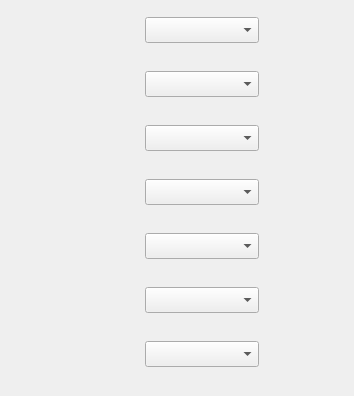
        <widget class="QWidget" name="selfPage">
         <layout class="QHBoxLayout" name="horizontalLayout_10">
          <property name="spacing">
           <number>15</number>
          </property>
          <property name="leftMargin">
           <number>0</number>
          </property>
          <property name="rightMargin">
           <number>0</number>
          </property>
          <item>
           <widget class="QWidget" name="seqWidget" native="true">
            <property name="minimumSize">
             <size>
              <width>0</width>
              <height>0</height>
             </size>
            </property>
            <property name="maximumSize">
             <size>
              <width>16777215</width>
              <height>16777215</height>
             </size>
            </property>
            <layout class="QVBoxLayout" name="verticalLayout_2">
             <property name="spacing">
              <number>0</number>
             </property>
             <property name="leftMargin">
              <number>0</number>
             </property>
             <property name="topMargin">
              <number>0</number>
             </property>
             <property name="rightMargin">
              <number>0</number>
             </property>
             <property name="bottomMargin">
              <number>0</number>
             </property>
             <item>
              <widget class="QWidget" name="widget_2" native="true">
               <property name="minimumSize">
                <size>
                 <width>0</width>
                 <height>39</height>
                </size>
               </property>
               <property name="maximumSize">
                <size>
                 <width>16777215</width>
                 <height>39</height>
                </size>
               </property>
               <layout class="QHBoxLayout" name="horizontalLayout_3">
                <property name="spacing">
                 <number>15</number>
                </property>
                <property name="leftMargin">
                 <number>0</number>
                </property>
                <property name="topMargin">
                 <number>0</number>
                </property>
                <property name="rightMargin">
                 <number>0</number>
                </property>
                <property name="bottomMargin">
                 <number>0</number>
                </property>
                <item>
                 <widget class="AngKOperationTag" name="seqWidget_1" native="true">
                  <property name="minimumSize">
                   <size>
                    <width>130</width>
                    <height>39</height>
                   </size>
                  </property>
                  <property name="maximumSize">
                   <size>
                    <width>130</width>
                    <height>39</height>
                   </size>
                  </property>
                 </widget>
                </item>
                <item>
                 <widget class="QComboBox" name="seqComboBox_1">
                  <property name="minimumSize">
                   <size>
                    <width>114</width>
                    <height>26</height>
                   </size>
                  </property>
                 </widget>
                </item>
               </layout>
              </widget>
             </item>
             <item>
              <widget class="QWidget" name="horizontalWidget" native="true">
               <property name="minimumSize">
                <size>
                 <width>0</width>
                 <height>15</height>
                </size>
               </property>
               <property name="maximumSize">
                <size>
                 <width>16777215</width>
                 <height>15</height>
                </size>
               </property>
               <layout class="QHBoxLayout" name="horizontalLayout_11">
                <property name="spacing">
                 <number>15</number>
                </property>
                <property name="leftMargin">
                 <number>0</number>
                </property>
                <property name="topMargin">
                 <number>0</number>
                </property>
                <property name="rightMargin">
                 <number>0</number>
                </property>
                <property name="bottomMargin">
                 <number>0</number>
                </property>
                <item>
                 <widget class="QLabel" name="label">
                  <property name="minimumSize">
                   <size>
                    <width>150</width>
                    <height>10</height>
                   </size>
                  </property>
                  <property name="maximumSize">
                   <size>
                    <width>150</width>
                    <height>10</height>
                   </size>
                  </property>
                  <property name="text">
                   <string/>
                  </property>
                  <property name="alignment">
                   <set>Qt::AlignCenter</set>
                  </property>
                 </widget>
                </item>
                <item>
                 <spacer name="horizontalSpacer">
                  <property name="orientation">
                   <enum>Qt::Horizontal</enum>
                  </property>
                  <property name="sizeHint" stdset="0">
                   <size>
                    <width>40</width>
                    <height>20</height>
                   </size>
                  </property>
                 </spacer>
                </item>
               </layout>
              </widget>
             </item>
             <item>
              <widget class="QWidget" name="widget_5" native="true">
               <property name="minimumSize">
                <size>
                 <width>0</width>
                 <height>39</height>
                </size>
               </property>
               <property name="maximumSize">
                <size>
                 <width>16777215</width>
                 <height>39</height>
                </size>
               </property>
               <layout class="QHBoxLayout" name="horizontalLayout_4">
                <property name="spacing">
                 <number>15</number>
                </property>
                <property name="leftMargin">
                 <number>0</number>
                </property>
                <property name="topMargin">
                 <number>0</number>
                </property>
                <property name="rightMargin">
                 <number>0</number>
                </property>
                <property name="bottomMargin">
                 <number>0</number>
                </property>
                <item>
                 <widget class="AngKOperationTag" name="seqWidget_2" native="true">
                  <property name="minimumSize">
                   <size>
                    <width>130</width>
                    <height>39</height>
                   </size>
                  </property>
                  <property name="maximumSize">
                   <size>
                    <width>130</width>
                    <height>39</height>
                   </size>
                  </property>
                 </widget>
                </item>
                <item>
                 <widget class="QComboBox" name="seqComboBox_2">
                  <property name="minimumSize">
                   <size>
                    <width>114</width>
                    <height>26</height>
                   </size>
                  </property>
                 </widget>
                </item>
               </layout>
              </widget>
             </item>
             <item>
              <widget class="QWidget" name="horizontalWidget_2" native="true">
               <property name="minimumSize">
                <size>
                 <width>0</width>
                 <height>15</height>
                </size>
               </property>
               <property name="maximumSize">
                <size>
                 <width>16777215</width>
                 <height>15</height>
                </size>
               </property>
               <layout class="QHBoxLayout" name="horizontalLayout_12">
                <property name="spacing">
                 <number>15</number>
                </property>
                <property name="leftMargin">
                 <number>0</number>
                </property>
                <property name="topMargin">
                 <number>0</number>
                </property>
                <property name="rightMargin">
                 <number>0</number>
                </property>
                <property name="bottomMargin">
                 <number>0</number>
                </property>
                <item>
                 <widget class="QLabel" name="label_2">
                  <property name="minimumSize">
                   <size>
                    <width>150</width>
                    <height>10</height>
                   </size>
                  </property>
                  <property name="maximumSize">
                   <size>
                    <width>150</width>
                    <height>10</height>
                   </size>
                  </property>
                  <property name="text">
                   <string/>
                  </property>
                  <property name="alignment">
                   <set>Qt::AlignCenter</set>
                  </property>
                 </widget>
                </item>
                <item>
                 <spacer name="horizontalSpacer_2">
                  <property name="orientation">
                   <enum>Qt::Horizontal</enum>
                  </property>
                  <property name="sizeHint" stdset="0">
                   <size>
                    <width>40</width>
                    <height>20</height>
                   </size>
                  </property>
                 </spacer>
                </item>
               </layout>
              </widget>
             </item>
             <item>
              <widget class="QWidget" name="widget_7" native="true">
               <property name="minimumSize">
                <size>
                 <width>0</width>
                 <height>39</height>
                </size>
               </property>
               <property name="maximumSize">
                <size>
                 <width>16777215</width>
                 <height>39</height>
                </size>
               </property>
               <layout class="QHBoxLayout" name="horizontalLayout_5">
                <property name="spacing">
                 <number>15</number>
                </property>
                <property name="leftMargin">
                 <number>0</number>
                </property>
                <property name="topMargin">
                 <number>0</number>
                </property>
                <property name="rightMargin">
                 <number>0</number>
                </property>
                <property name="bottomMargin">
                 <number>0</number>
                </property>
                <item>
                 <widget class="AngKOperationTag" name="seqWidget_3" native="true">
                  <property name="minimumSize">
                   <size>
                    <width>130</width>
                    <height>39</height>
                   </size>
                  </property>
                  <property name="maximumSize">
                   <size>
                    <width>130</width>
                    <height>39</height>
                   </size>
                  </property>
                 </widget>
                </item>
                <item>
                 <widget class="QComboBox" name="seqComboBox_3">
                  <property name="minimumSize">
                   <size>
                    <width>114</width>
                    <height>26</height>
                   </size>
                  </property>
                 </widget>
                </item>
               </layout>
              </widget>
             </item>
             <item>
              <widget class="QWidget" name="horizontalWidget_3" native="true">
               <property name="minimumSize">
                <size>
                 <width>0</width>
                 <height>15</height>
                </size>
               </property>
               <property name="maximumSize">
                <size>
                 <width>16777215</width>
                 <height>15</height>
                </size>
               </property>
               <layout class="QHBoxLayout" name="horizontalLayout_13">
                <property name="spacing">
                 <number>15</number>
                </property>
                <property name="leftMargin">
                 <number>0</number>
                </property>
                <property name="topMargin">
                 <number>0</number>
                </property>
                <property name="rightMargin">
                 <number>0</number>
                </property>
                <property name="bottomMargin">
                 <number>0</number>
                </property>
                <item>
                 <widget class="QLabel" name="label_3">
                  <property name="minimumSize">
                   <size>
                    <width>150</width>
                    <height>10</height>
                   </size>
                  </property>
                  <property name="maximumSize">
                   <size>
                    <width>150</width>
                    <height>10</height>
                   </size>
                  </property>
                  <property name="text">
                   <string/>
                  </property>
                  <property name="alignment">
                   <set>Qt::AlignCenter</set>
                  </property>
                 </widget>
                </item>
                <item>
                 <spacer name="horizontalSpacer_3">
                  <property name="orientation">
                   <enum>Qt::Horizontal</enum>
                  </property>
                  <property name="sizeHint" stdset="0">
                   <size>
                    <width>40</width>
                    <height>20</height>
                   </size>
                  </property>
                 </spacer>
                </item>
               </layout>
              </widget>
             </item>
             <item>
              <widget class="QWidget" name="widget_9" native="true">
               <property name="minimumSize">
                <size>
                 <width>0</width>
                 <height>39</height>
                </size>
               </property>
               <property name="maximumSize">
                <size>
                 <width>16777215</width>
                 <height>39</height>
                </size>
               </property>
               <layout class="QHBoxLayout" name="horizontalLayout_6">
                <property name="spacing">
                 <number>15</number>
                </property>
                <property name="leftMargin">
                 <number>0</number>
                </property>
                <property name="topMargin">
                 <number>0</number>
                </property>
                <property name="rightMargin">
                 <number>0</number>
                </property>
                <property name="bottomMargin">
                 <number>0</number>
                </property>
                <item>
                 <widget class="AngKOperationTag" name="seqWidget_4" native="true">
                  <property name="minimumSize">
                   <size>
                    <width>130</width>
                    <height>39</height>
                   </size>
                  </property>
                  <property name="maximumSize">
                   <size>
                    <width>130</width>
                    <height>39</height>
                   </size>
                  </property>
                 </widget>
                </item>
                <item>
                 <widget class="QComboBox" name="seqComboBox_4">
                  <property name="minimumSize">
                   <size>
                    <width>114</width>
                    <height>26</height>
                   </size>
                  </property>
                 </widget>
                </item>
               </layout>
              </widget>
             </item>
             <item>
              <widget class="QWidget" name="horizontalWidget_4" native="true">
               <property name="minimumSize">
                <size>
                 <width>0</width>
                 <height>15</height>
                </size>
               </property>
               <property name="maximumSize">
                <size>
                 <width>16777215</width>
                 <height>15</height>
                </size>
               </property>
               <layout class="QHBoxLayout" name="horizontalLayout_14">
                <property name="spacing">
                 <number>15</number>
                </property>
                <property name="leftMargin">
                 <number>0</number>
                </property>
                <property name="topMargin">
                 <number>0</number>
                </property>
                <property name="rightMargin">
                 <number>0</number>
                </property>
                <property name="bottomMargin">
                 <number>0</number>
                </property>
                <item>
                 <widget class="QLabel" name="label_4">
                  <property name="minimumSize">
                   <size>
                    <width>150</width>
                    <height>10</height>
                   </size>
                  </property>
                  <property name="maximumSize">
                   <size>
                    <width>150</width>
                    <height>10</height>
                   </size>
                  </property>
                  <property name="text">
                   <string/>
                  </property>
                  <property name="alignment">
                   <set>Qt::AlignCenter</set>
                  </property>
                 </widget>
                </item>
                <item>
                 <spacer name="horizontalSpacer_4">
                  <property name="orientation">
                   <enum>Qt::Horizontal</enum>
                  </property>
                  <property name="sizeHint" stdset="0">
                   <size>
                    <width>40</width>
                    <height>20</height>
                   </size>
                  </property>
                 </spacer>
                </item>
               </layout>
              </widget>
             </item>
             <item>
              <widget class="QWidget" name="widget_11" native="true">
               <property name="minimumSize">
                <size>
                 <width>0</width>
                 <height>39</height>
                </size>
               </property>
               <property name="maximumSize">
                <size>
                 <width>16777215</width>
                 <height>39</height>
                </size>
               </property>
               <layout class="QHBoxLayout" name="horizontalLayout_7">
                <property name="spacing">
                 <number>15</number>
                </property>
                <property name="leftMargin">
                 <number>0</number>
                </property>
                <property name="topMargin">
                 <number>0</number>
                </property>
                <property name="rightMargin">
                 <number>0</number>
                </property>
                <property name="bottomMargin">
                 <number>0</number>
                </property>
                <item>
                 <widget class="AngKOperationTag" name="seqWidget_5" native="true">
                  <property name="minimumSize">
                   <size>
                    <width>130</width>
                    <height>39</height>
                   </size>
                  </property>
                  <property name="maximumSize">
                   <size>
                    <width>130</width>
                    <height>39</height>
                   </size>
                  </property>
                 </widget>
                </item>
                <item>
                 <widget class="QComboBox" name="seqComboBox_5">
                  <property name="minimumSize">
                   <size>
                    <width>114</width>
                    <height>26</height>
                   </size>
                  </property>
                 </widget>
                </item>
               </layout>
              </widget>
             </item>
             <item>
              <widget class="QWidget" name="horizontalWidget_5" native="true">
               <property name="minimumSize">
                <size>
                 <width>0</width>
                 <height>15</height>
                </size>
               </property>
               <property name="maximumSize">
                <size>
                 <width>16777215</width>
                 <height>15</height>
                </size>
               </property>
               <layout class="QHBoxLayout" name="horizontalLayout_15">
                <property name="spacing">
                 <number>15</number>
                </property>
                <property name="leftMargin">
                 <number>0</number>
                </property>
                <property name="topMargin">
                 <number>0</number>
                </property>
                <property name="rightMargin">
                 <number>0</number>
                </property>
                <property name="bottomMargin">
                 <number>0</number>
                </property>
                <item>
                 <widget class="QLabel" name="label_5">
                  <property name="minimumSize">
                   <size>
                    <width>150</width>
                    <height>10</height>
                   </size>
                  </property>
                  <property name="maximumSize">
                   <size>
                    <width>150</width>
                    <height>10</height>
                   </size>
                  </property>
                  <property name="text">
                   <string/>
                  </property>
                  <property name="alignment">
                   <set>Qt::AlignCenter</set>
                  </property>
                 </widget>
                </item>
                <item>
                 <spacer name="horizontalSpacer_5">
                  <property name="orientation">
                   <enum>Qt::Horizontal</enum>
                  </property>
                  <property name="sizeHint" stdset="0">
                   <size>
                    <width>40</width>
                    <height>20</height>
                   </size>
                  </property>
                 </spacer>
                </item>
               </layout>
              </widget>
             </item>
             <item>
              <widget class="QWidget" name="widget_13" native="true">
               <property name="minimumSize">
                <size>
                 <width>0</width>
                 <height>39</height>
                </size>
               </property>
               <property name="maximumSize">
                <size>
                 <width>16777215</width>
                 <height>39</height>
                </size>
               </property>
               <layout class="QHBoxLayout" name="horizontalLayout_8">
                <property name="spacing">
                 <number>15</number>
                </property>
                <property name="leftMargin">
                 <number>0</number>
                </property>
                <property name="topMargin">
                 <number>0</number>
                </property>
                <property name="rightMargin">
                 <number>0</number>
                </property>
                <property name="bottomMargin">
                 <number>0</number>
                </property>
                <item>
                 <widget class="AngKOperationTag" name="seqWidget_6" native="true">
                  <property name="minimumSize">
                   <size>
                    <width>130</width>
                    <height>39</height>
                   </size>
                  </property>
                  <property name="maximumSize">
                   <size>
                    <width>130</width>
                    <height>39</height>
                   </size>
                  </property>
                 </widget>
                </item>
                <item>
                 <widget class="QComboBox" name="seqComboBox_6">
                  <property name="minimumSize">
                   <size>
                    <width>114</width>
                    <height>26</height>
                   </size>
                  </property>
                 </widget>
                </item>
               </layout>
              </widget>
             </item>
             <item>
              <widget class="QWidget" name="horizontalWidget_6" native="true">
               <property name="minimumSize">
                <size>
                 <width>0</width>
                 <height>15</height>
                </size>
               </property>
               <property name="maximumSize">
                <size>
                 <width>16777215</width>
                 <height>15</height>
                </size>
               </property>
               <layout class="QHBoxLayout" name="horizontalLayout_16">
                <property name="spacing">
                 <number>15</number>
                </property>
                <property name="leftMargin">
                 <number>0</number>
                </property>
                <property name="topMargin">
                 <number>0</number>
                </property>
                <property name="rightMargin">
                 <number>0</number>
                </property>
                <property name="bottomMargin">
                 <number>0</number>
                </property>
                <item>
                 <widget class="QLabel" name="label_6">
                  <property name="minimumSize">
                   <size>
                    <width>150</width>
                    <height>10</height>
                   </size>
                  </property>
                  <property name="maximumSize">
                   <size>
                    <width>150</width>
                    <height>10</height>
                   </size>
                  </property>
                  <property name="text">
                   <string/>
                  </property>
                  <property name="alignment">
                   <set>Qt::AlignCenter</set>
                  </property>
                 </widget>
                </item>
                <item>
                 <spacer name="horizontalSpacer_6">
                  <property name="orientation">
                   <enum>Qt::Horizontal</enum>
                  </property>
                  <property name="sizeHint" stdset="0">
                   <size>
                    <width>40</width>
                    <height>20</height>
                   </size>
                  </property>
                 </spacer>
                </item>
               </layout>
              </widget>
             </item>
             <item>
              <widget class="QWidget" name="widget_15" native="true">
               <property name="minimumSize">
                <size>
                 <width>0</width>
                 <height>39</height>
                </size>
               </property>
               <property name="maximumSize">
                <size>
                 <width>16777215</width>
                 <height>39</height>
                </size>
               </property>
               <layout class="QHBoxLayout" name="horizontalLayout_9">
                <property name="spacing">
                 <number>15</number>
                </property>
                <property name="leftMargin">
                 <number>0</number>
                </property>
                <property name="topMargin">
                 <number>0</number>
                </property>
                <property name="rightMargin">
                 <number>0</number>
                </property>
                <property name="bottomMargin">
                 <number>0</number>
                </property>
                <item>
                 <widget class="AngKOperationTag" name="seqWidget_7" native="true">
                  <property name="minimumSize">
                   <size>
                    <width>130</width>
                    <height>39</height>
                   </size>
                  </property>
                  <property name="maximumSize">
                   <size>
                    <width>130</width>
                    <height>39</height>
                   </size>
                  </property>
                 </widget>
                </item>
                <item>
                 <widget class="QComboBox" name="seqComboBox_7">
                  <property name="minimumSize">
                   <size>
                    <width>114</width>
                    <height>26</height>
                   </size>
                  </property>
                 </widget>
                </item>
               </layout>
              </widget>
             </item>
            </layout>
           </widget>
          </item>
          <item>
           <widget class="QWidget" name="tagWidget" native="true">
            <property name="minimumSize">
             <size>
              <width>0</width>
              <height>0</height>
             </size>
            </property>
            <property name="maximumSize">
             <size>
              <width>111</width>
              <height>16777215</height>
             </size>
            </property>
            <layout class="QVBoxLayout" name="verticalLayout">
             <property name="spacing">
              <number>22</number>
             </property>
             <property name="leftMargin">
              <number>0</number>
             </property>
             <property name="topMargin">
              <number>15</number>
             </property>
             <property name="rightMargin">
              <number>0</number>
             </property>
             <property name="bottomMargin">
              <number>15</number>
             </property>
             <item>
              <widget class="AngKOperationTag" name="eraseTag" native="true">
               <property name="minimumSize">
                <size>
                 <width>80</width>
                 <height>39</height>
                </size>
               </property>
               <property name="maximumSize">
                <size>
                 <width>16777215</width>
                 <height>39</height>
                </size>
               </property>
              </widget>
             </item>
             <item>
              <widget class="AngKOperationTag" name="blankTag" native="true">
               <property name="minimumSize">
                <size>
                 <width>80</width>
                 <height>39</height>
                </size>
               </property>
               <property name="maximumSize">
                <size>
                 <width>16777215</width>
                 <height>39</height>
                </size>
               </property>
              </widget>
             </item>
             <item>
              <widget class="AngKOperationTag" name="programTag" native="true">
               <property name="minimumSize">
                <size>
                 <width>80</width>
                 <height>39</height>
                </size>
               </property>
               <property name="maximumSize">
                <size>
                 <width>16777215</width>
                 <height>39</height>
                </size>
               </property>
              </widget>
             </item>
             <item>
              <widget class="AngKOperationTag" name="verifyTag" native="true">
               <property name="minimumSize">
                <size>
                 <width>80</width>
                 <height>39</height>
                </size>
               </property>
               <property name="maximumSize">
                <size>
                 <width>16777215</width>
                 <height>39</height>
                </size>
               </property>
              </widget>
             </item>
             <item>
              <widget class="AngKOperationTag" name="secureTag" native="true">
               <property name="minimumSize">
                <size>
                 <width>80</width>
                 <height>39</height>
                </size>
               </property>
               <property name="maximumSize">
                <size>
                 <width>16777215</width>
                 <height>39</height>
                </size>
               </property>
              </widget>
             </item>
             <item>
              <widget class="AngKOperationTag" name="readTag" native="true">
               <property name="minimumSize">
                <size>
                 <width>80</width>
                 <height>39</height>
                </size>
               </property>
               <property name="maximumSize">
                <size>
                 <width>16777215</width>
                 <height>39</height>
                </size>
               </property>
              </widget>
             </item>
            </layout>
           </widget>
          </item>
         </layout>
        </widget>
